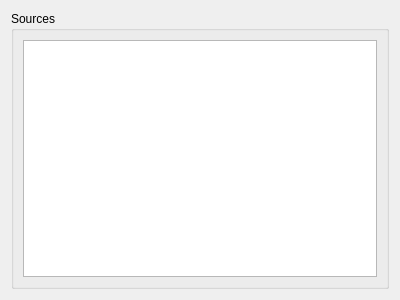
<?xml version="1.0" encoding="UTF-8"?>
<ui version="4.0">
 <class>GraphiteSourcesWidgetUI</class>
 <widget class="QWidget" name="GraphiteSourcesWidgetUI">
  <property name="geometry">
   <rect>
    <x>0</x>
    <y>0</y>
    <width>400</width>
    <height>300</height>
   </rect>
  </property>
  <property name="windowTitle">
   <string>Form</string>
  </property>
  <layout class="QVBoxLayout" name="verticalLayout_2">
   <item>
    <widget class="QGroupBox" name="groupBox">
     <property name="title">
      <string>Sources</string>
     </property>
     <layout class="QVBoxLayout" name="verticalLayout">
      <item>
       <widget class="QListWidget" name="mSourceList"/>
      </item>
     </layout>
    </widget>
   </item>
  </layout>
 </widget>
 <resources/>
 <connections/>
</ui>
